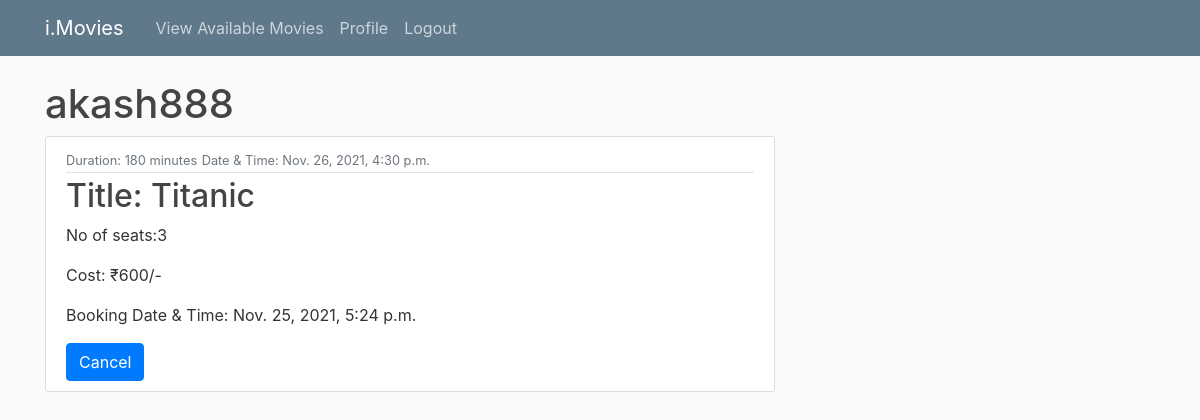
The app's page /profile/ (signed in) with its own data.
### users_profile/models.py (models this page shows, shortened)
class Ticket(models.Model):
    user = models.ForeignKey(User, on_delete=models.CASCADE)
    screening = models.ForeignKey(Screening, on_delete=models.CASCADE)
    no_of_seats=models.IntegerField(default=0)
    cost=models.IntegerField(default=0)
    booking_time=models.DateTimeField(auto_now=True)

### movies/models.py (models this page shows, shortened)
class Screening(models.Model):
    hall_name = models.CharField(max_length=32)
    movie_id = models.ForeignKey(Movie, on_delete=models.CASCADE)
    theatre_id = models.ForeignKey(Theatre, on_delete=models.CASCADE)
    available_seats = models.IntegerField(default=0)
    price=models.IntegerField(default=0)
    time=models.DateTimeField(auto_now=False)

class Movie(models.Model):
    rating_choice = (
        ('U', 'U'),
        ('UA', 'U/A'),
        ('A', 'A'),
        ('R', 'R'),
    )
    title = models.CharField(max_length=256)
    description = models.TextField()
    cast = models.CharField(max_length=1024)
    duration_min = models.IntegerField()
    certification_label = models.CharField(max_length=2,choices=rating_choice)

### users_profile/views.py (the view)
# urls.py: path('profile/',user_views.profile,name='profile'),
@login_required
def profile(request):
    current_user = request.user
    context = {'tickets': Ticket.objects.filter(user=current_user)}
    for ticket in Ticket.objects.filter(user=current_user):
        if ticket.no_of_seats == 0:
            ticket.delete()
    return render(request,'users_profile/profile.html', context)

### users_profile/templates/users_profile/profile.html
{% extends "movies/base.html" %}
{% load crispy_forms_tags %}
{% block content %}
    <h1>
        {{ user.username }}
    </h1>
    {% for ticket in tickets %}
        <article class="media content-section">
          <div class="media-body">
            <div class="article-metadata">
              <small class="text-muted">Duration: {{ ticket.screening.movie_id.duration_min }} minutes</small>
              <small class="text-muted">Date & Time: {{ ticket.screening.time }}</small>
            </div>
            <h2><a class="article-title" href="#">
                Title: {{ ticket.screening.movie_id.title }}</a></h2>
                <p class="article-content">No of seats:{{ ticket.no_of_seats }}</p>
                <p class="article-content">Cost: ₹{{ ticket.cost }}/-</p>
                <p class="article-content">Booking Date & Time: {{ ticket.booking_time }}</p>
                <a href="{%url 'cancel' ticket.pk %}" class="btn btn-primary">Cancel</a>
          </div>
        </article>
    {% endfor %}
    {% endblock content %}

### movies/static/movies/main.css (style rules this page uses)
body { background: #fafafa; color: #333333; margin-top: 5rem; }
h1, h2, h3, h4, h5, h6 { color: #444444; }
.content-section { background: #ffffff; padding: 10px 20px; border: 1px solid #dddddd; border-radius: 3px; margin-bottom: 20px; }
.article-title { color: #444444; }
.article-content { white-space: pre-line; }
.article-metadata { padding-bottom: 1px; margin-bottom: 4px; border-bottom: 1px solid #e3e3e3 }

### records on screen
Ticket: screening.movie_id.duration_min "180", screening.time "Nov. 26, 2021, 4:30 p.m.", screening.movie_id "Titanic", no_of_seats "3", cost "600", booking_time "Nov. 25, 2021, 5:24 p.m."

### other values on screen
{{ user.username }} "akash888"
